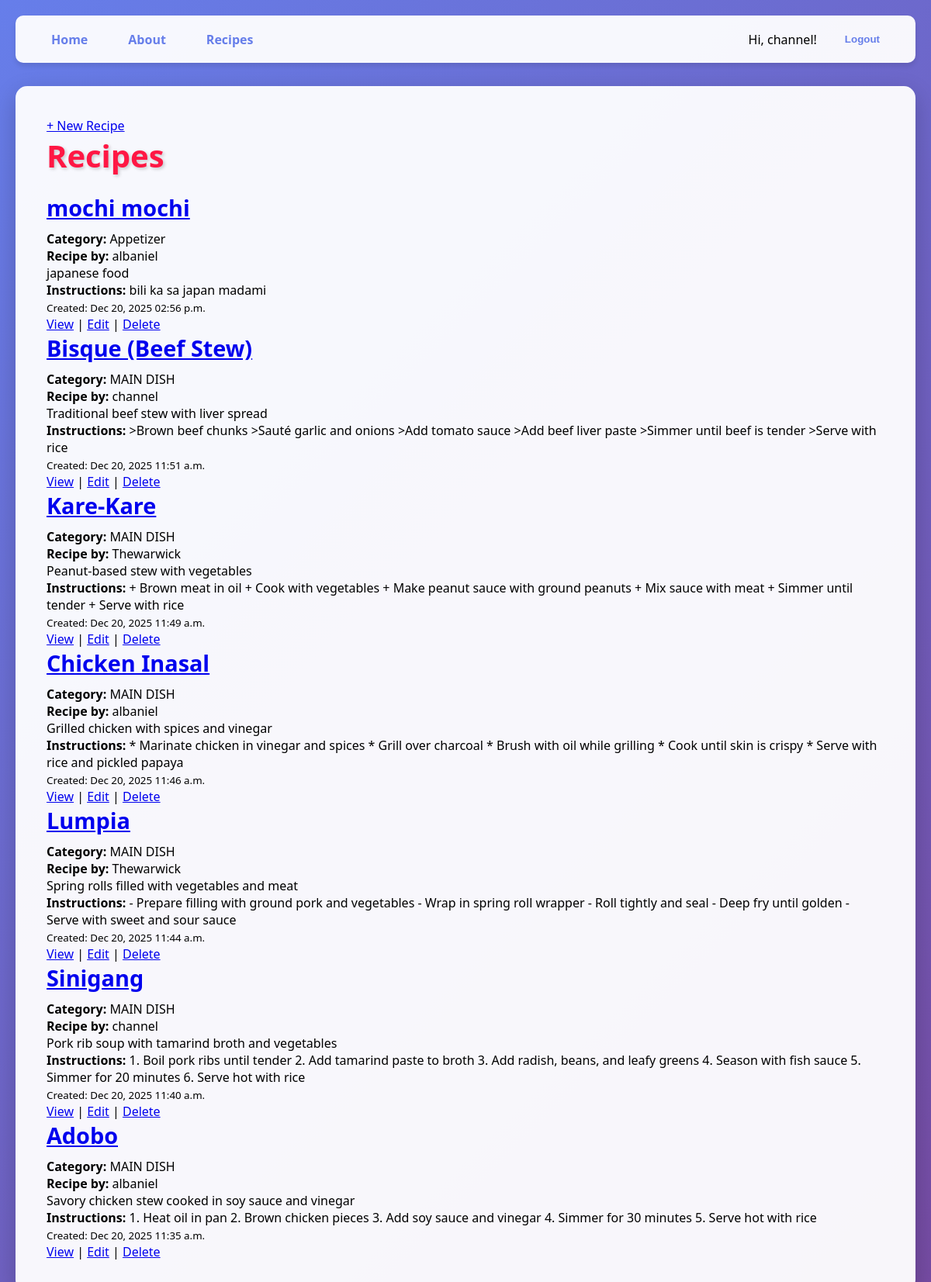
/recipes/ (signed in), run on the app's committed database.
### app/models.py (models this page shows, shortened)
class Recipe(models.Model):
    user = models.ForeignKey(User, on_delete=models.CASCADE, related_name='recipes')
    category = models.ForeignKey(Category, on_delete=models.CASCADE)
    title = models.CharField(max_length=200)
    description = models.TextField(blank=False)
    instructions = models.TextField(blank=False)
    created_at = models.DateTimeField(auto_now_add=True)
    class Meta:
        ordering = ['-created_at']

class Category(models.Model):
    name = models.CharField(max_length=100)

### app/views.py (the view)
# urls.py: path('recipes/', RecipeListView.as_view(), name='recipe_list'),
class RecipeListView(ListView):
    model = Recipe
    template_name = "app/recipe_list.html"
    context_object_name = "recipes"

### app/templates/app/recipe_list.html
{% extends "app/base.html" %}
{% load static %}
{% block content %}
<a href="{% url 'recipe_create' %}">+ New Recipe</a>
<h1>Recipes</h1>
{% if recipes %}
    {% for recipe in recipes %}
        <div class="recipe-entry">
            <h2 class="recipe-title">
                <a href="{% url 'recipe_detail' recipe.pk %}">
                    {{ recipe.title }}
                </a>
            </h2>
            <p class="recipe-category">
                <strong>Category:</strong> {{ recipe.category.name }}
            </p>
            <p class="recipe-author">
                <strong>Recipe by:</strong> {{ recipe.user.username }}
            </p>
            <p class="recipe-description">
                {{ recipe.description }}
            </p>
            <p class="recipe-instructions">
                <strong>Instructions:</strong> {{ recipe.instructions }}
            </p>
            <p class="recipe-date">
                <small>Created: {{ recipe.created_at|date:"M d, Y h:i a" }}</small>
            </p>
            <div class="recipe-actions">
                <a href="{% url 'recipe_detail' recipe.pk %}">View</a> |
                <a href="{% url 'recipe_update' recipe.pk %}">Edit</a> |
                <a href="{% url 'recipe_delete' recipe.pk %}">Delete</a>
            </div>
        </div>
    {% endfor %}
{% else %}
    <p style="color: #666; font-size: 1.1rem;">No recipes available.</p>
{% endif %}
{% endblock %}

### app/templates/app/navbar.html (shortened to what this page needs)
<header>
    <nav>
        <ul class="nav-left">
            <li><a href="{% url 'home' %}">Home</a></li>
            <li><a href="{% url 'about' %}">About</a></li>
            <li><a href="{% url 'recipe_list' %}">Recipes</a></li>
        </ul>
        <ul class="nav-right">
            {% if user.is_authenticated %}
                <li>Hi, {{ user.username }}!</li>
                <li>
                    <form method="post" action="{% url 'logout' %}" style="display:inline;">
                        <button type="submit" style="background:none; border:none; color:#667eea; font-weight:600; cursor:pointer;">
                            Logout
                        </button>
                    </form>
                </li>
            {% else %}
                <li><a href="{% url 'login' %}">Login</a></li>
                <li><a href="{% url 'register' %}">Register</a></li>
            {% endif %}
        </ul>
    </nav>
</header>

### static/css/base.css (style rules this page uses)
* { margin: 0; padding: 0; box-sizing: border-box; }
body { font-family: 'Segoe UI', Tahoma, Arial, Verdana, sans-serif; background: linear-gradient(135deg, #667eea 0%, #764ba2 100%); min-height: 100vh; padding: 20px; }
h1 { color: #ff1744; font-size: 2.5rem; margin-bottom: 20px; text-shadow: 2px 2px 4px rgba(0, 0, 0, 0.2); }
h2 { color: #d32f2f; font-size: 1.8rem; margin-bottom: 10px; }
header { margin-bottom: 30px; }
nav { background-color: rgba(255, 255, 255, 0.95); padding: 15px 30px; border-radius: 10px; box-shadow: 0 4px 6px rgba(0, 0, 0, 0.1); display: flex; justify-content: space-between; align-items: center; }
nav ul { list-style: none; display: flex; gap: 20px; padding: 0; margin: 0; }
.nav-left { display: flex; }
.nav-right { display: flex; align-items: center; }
nav a { color: #667eea; text-decoration: none; font-weight: 600; padding: 8px 16px; border-radius: 5px; transition: all 0.3s ease; }
.nav-right form button { background: none; border: none; color: #667eea; font-weight: 600; cursor: pointer; padding: 8px 16px; border-radius: 5px; transition: all 0.3s ease; }

### data on the page
Recipe: title "mochi mochi", category.name "Appetizer", user.username "albaniel", description "japanese food", instructions "bili ka sa japan madami", created_at "Dec 20, 2025 02:56 p.m."
Recipe: title "Bisque (Beef Stew)", category.name "MAIN DISH", user.username "channel", description "Traditional beef stew with liver spread", instructions ">Brown beef chunks >Sauté garlic and onions >Add tomato sauce >Add beef liver paste >Simmer until beef is tender >Serve with rice", created_at "Dec 20, 2025 11:51 a.m."
Recipe: title "Kare-Kare", category.name "MAIN DISH", user.username "Thewarwick", description "Peanut-based stew with vegetables", instructions "+ Brown meat in oil + Cook with vegetables + Make peanut sauce with ground peanuts + Mix sauce with meat + Simmer until tender + Serve with rice", created_at "Dec 20, 2025 11:49 a.m."
Recipe: title "Chicken Inasal", category.name "MAIN DISH", user.username "albaniel", description "Grilled chicken with spices and vinegar", instructions "* Marinate chicken in vinegar and spices * Grill over charcoal * Brush with oil while grilling * Cook until skin is crispy * Serve with rice and pickled papaya", created_at "Dec 20, 2025 11:46 a.m."
Recipe: title "Lumpia", category.name "MAIN DISH", user.username "Thewarwick", description "Spring rolls filled with vegetables and meat", instructions "- Prepare filling with ground pork and vegetables - Wrap in spring roll wrapper - Roll tightly and seal - Deep fry until golden - Serve with sweet and sour sauce", created_at "Dec 20, 2025 11:44 a.m."
Recipe: title "Sinigang", category.name "MAIN DISH", user.username "channel", description "Pork rib soup with tamarind broth and vegetables", instructions "1. Boil pork ribs until tender 2. Add tamarind paste to broth 3. Add radish, beans, and leafy greens 4. Season with fish sauce 5. Simmer for 20 minutes 6. Serve hot with rice", created_at "Dec 20, 2025 11:40 a.m."
Recipe: title "Adobo", category.name "MAIN DISH", user.username "albaniel", description "Savory chicken stew cooked in soy sauce and vinegar", instructions "1. Heat oil in pan 2. Brown chicken pieces 3. Add soy sauce and vinegar 4. Simmer for 30 minutes 5. Serve hot with rice", created_at "Dec 20, 2025 11:35 a.m."

### other printed values
{{ user.username }} "channel"
